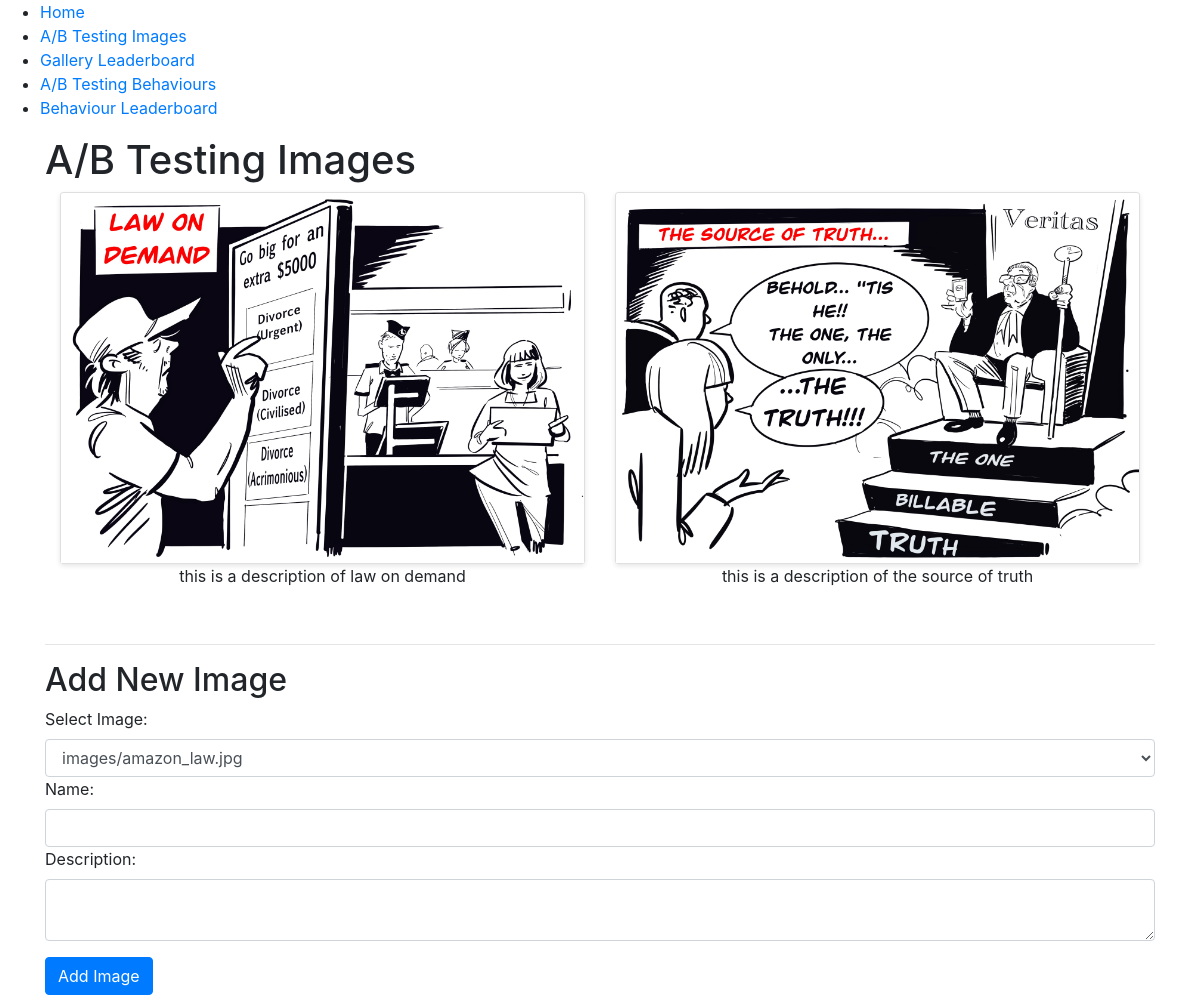
Page /ab_testing_images on the committed database.
### tables this page shows
CREATE TABLE Gallery (
            id INTEGER PRIMARY KEY AUTOINCREMENT,
            PathToImage TEXT NOT NULL,
            Name TEXT NOT NULL,
            Description TEXT,
            ELO INTEGER DEFAULT 1000,
            Wins INTEGER DEFAULT 0
        );

### app.py (the view, shortened to what this page needs)
@app.route('/ab_testing_images', methods=['GET', 'POST'])
def ab_testing_images():
    item1, item2 = get_random_items('Gallery')
    return render_template('ab_testing_images.html',
                           item1=item1,
                           item2=item2,
                           available_image_paths=available_image_paths)

### utils.py (called while the page is built)
def get_random_items(table_name, num_items=2):
    conn = sqlite3.connect('treehouse.db')
    cursor = conn.cursor()
    try:
        if table_name == 'Gallery':
            cursor.execute(f"SELECT PathToImage, Name, Description FROM Gallery ORDER BY RANDOM() LIMIT {num_items}")
            return cursor.fetchall()
        elif table_name == 'Behaviour':
            cursor.execute(f"SELECT name FROM Behaviour ORDER BY RANDOM() LIMIT {num_items}")
            return [row[0] for row in cursor.fetchall()]  # Extract names from tuples
        else:
            print(f"Invalid table name: {table_name}")
            return []
    except Exception as e:
        print(f"Error retrieving random items from {table_name}: {e}")
        return []
    finally:
        conn.close()

### templates/ab_testing_images.html
{% extends 'base.html' %}
{% block content %}
    <h1>A/B Testing Images</h1>
    <div class="container">
        <div class="row justify-content-center">
            <div class="col-md-6 text-center mb-4">
                <a href="{{ url_for('ab_testing_images_choose', choice='item1', item1_name=item1[1], item2_name=item2[1]) }}" class="card">
                    <img src="{{ url_for('static', filename=item1[0]) }}" alt="{{ item1[1] }}" class="card-img-top img-fluid">
                </a>
                <p>{{ item1[2] }}</p>
            </div>
            <div class="col-md-6 text-center mb-4">
                <a href="{{ url_for('ab_testing_images_choose', choice='item2', item1_name=item1[1], item2_name=item2[1]) }}" class="card">
                    <img src="{{ url_for('static', filename=item2[0]) }}" alt="{{ item2[1] }}" class="card-img-top img-fluid">
                </a>
                <p>{{ item2[2] }}</p>
            </div>
        </div>
    </div>
    <hr>
    <h2>Add New Image</h2>
    <form method="POST" action="">
        <div>
            <label for="image_path">Select Image:</label>
            <select name="image_path" id="image_path" class="form-control">
                {% for path in available_image_paths %}
                    <option value="{{ path }}">{{ path }}</option>
                {% endfor %}
            </select>
        </div>
        <div>
            <label for="name">Name:</label>
            <input type="text" name="name" id="name" class="form-control" required>
        </div>
        <div>
            <label for="description">Description:</label>
            <textarea name="description" id="description" class="form-control"></textarea>
        </div>
        <button type="submit" class="btn btn-primary mt-3">Add Image</button>
    </form>
{% endblock %}

### static/css/style.css (style rules this page uses)
.card { border: none; box-shadow: 0 2px 5px rgba(0, 0, 0, 0.1); }
.card-img-top { border-radius: 0; }
.img-fluid { max-width: 100%; height: auto; }

### rows in the picture
Gallery: PathToImage (picture), Description "this is a description of law on demand"
Gallery: PathToImage (picture), Description "this is a description of the source of truth"

### other values in the picture
form field image_path "images/amazon_law.jpg"
